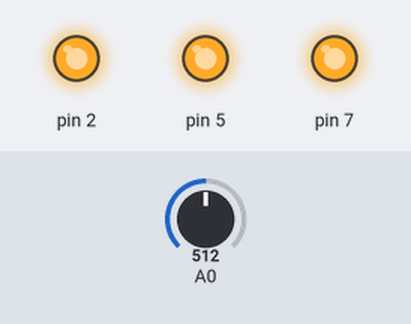
A sketch run on a simulated Arduino Uno, built with avr-gcc and run on an emulated ATmega328P. Parts: output pins drawn as LEDs (lit = HIGH). Inputs (shaded band) come from the test bench; at power-on: A0 = 512. What the sketch prints to the serial monitor is not drawn.

Above: at 0.1 s.
Timing chart, 0 to 1.6 s (numbered marks = the images above):
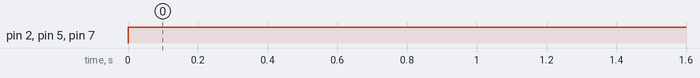

Measured:
- by itself, pin 2, pin 5, pin 7: LOW → HIGH at 0.00 s

The sketch:

week1.ino
```cpp
// C++ code
//
int led = 0;

void setup()
{
  pinMode(A0, INPUT);
  Serial.begin(9600);

  pinMode(7, OUTPUT);
  pinMode(5, OUTPUT);
  pinMode(2, OUTPUT);
}

void loop()
{
  Serial.println(-40 + 0.488155 * (analogRead(A0) - 20));
  if (-40 + 0.488155 * (analogRead(A0) - 20) > 25) {
    digitalWrite(7, HIGH);
    digitalWrite(5, HIGH);
    digitalWrite(2, HIGH);
    delay(10000); // Wait for 10000 millisecond(s)
    if (-40 + 0.488155 * (analogRead(A0) - 20) < 25) {
      digitalWrite(7, LOW);
      digitalWrite(5, HIGH);
      digitalWrite(2, HIGH);
      delay(10000); // Wait for 10000 millisecond(s)
    }
  } else {
    if (-40 + 0.488155 * (analogRead(A0) - 20) < 5) {
      digitalWrite(5, LOW);
      digitalWrite(7, LOW);
      digitalWrite(2, HIGH);
      delay(30000); // Wait for 30000 millisecond(s)
    }
  }
}
```
